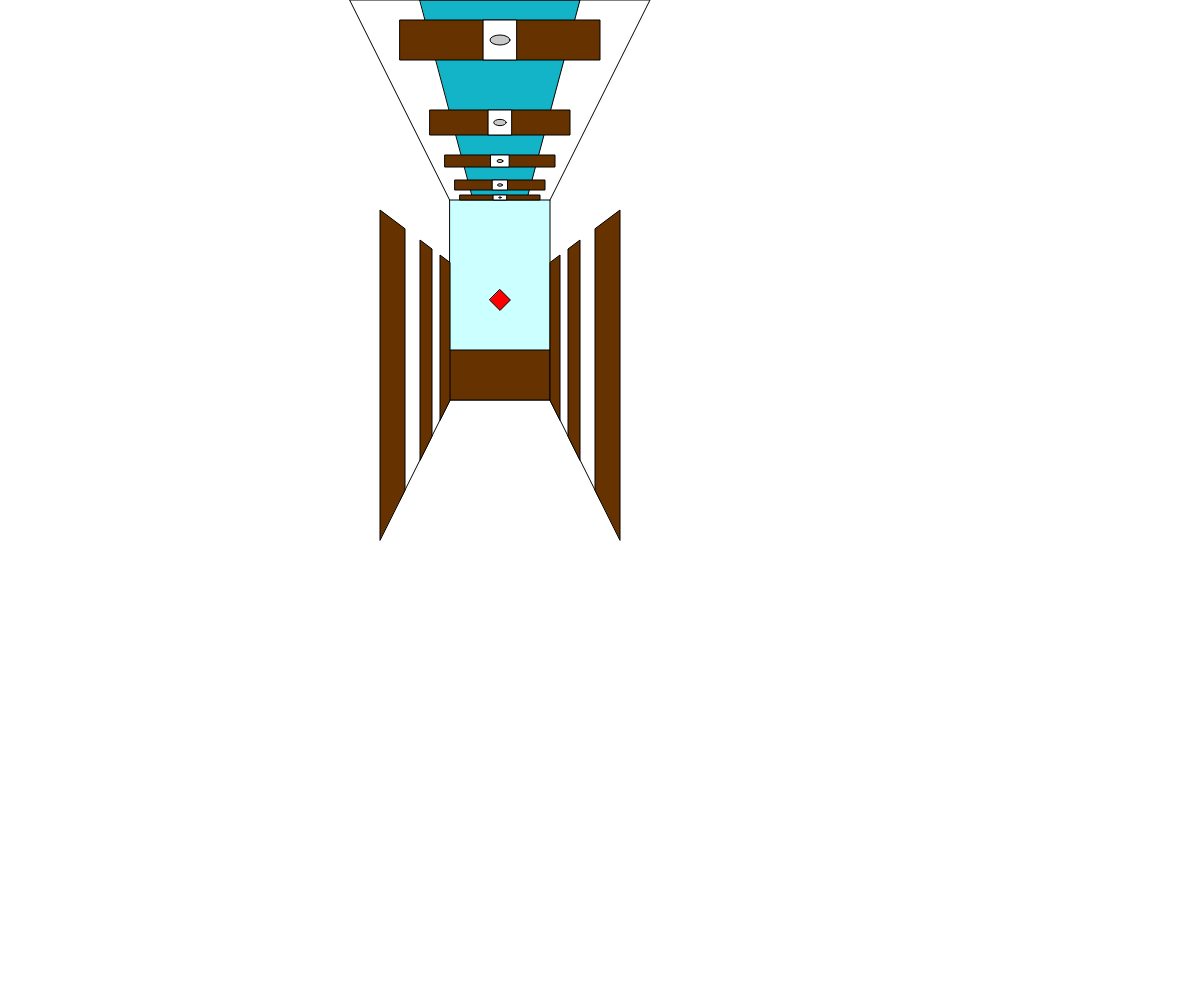
Frame 1 (no input)
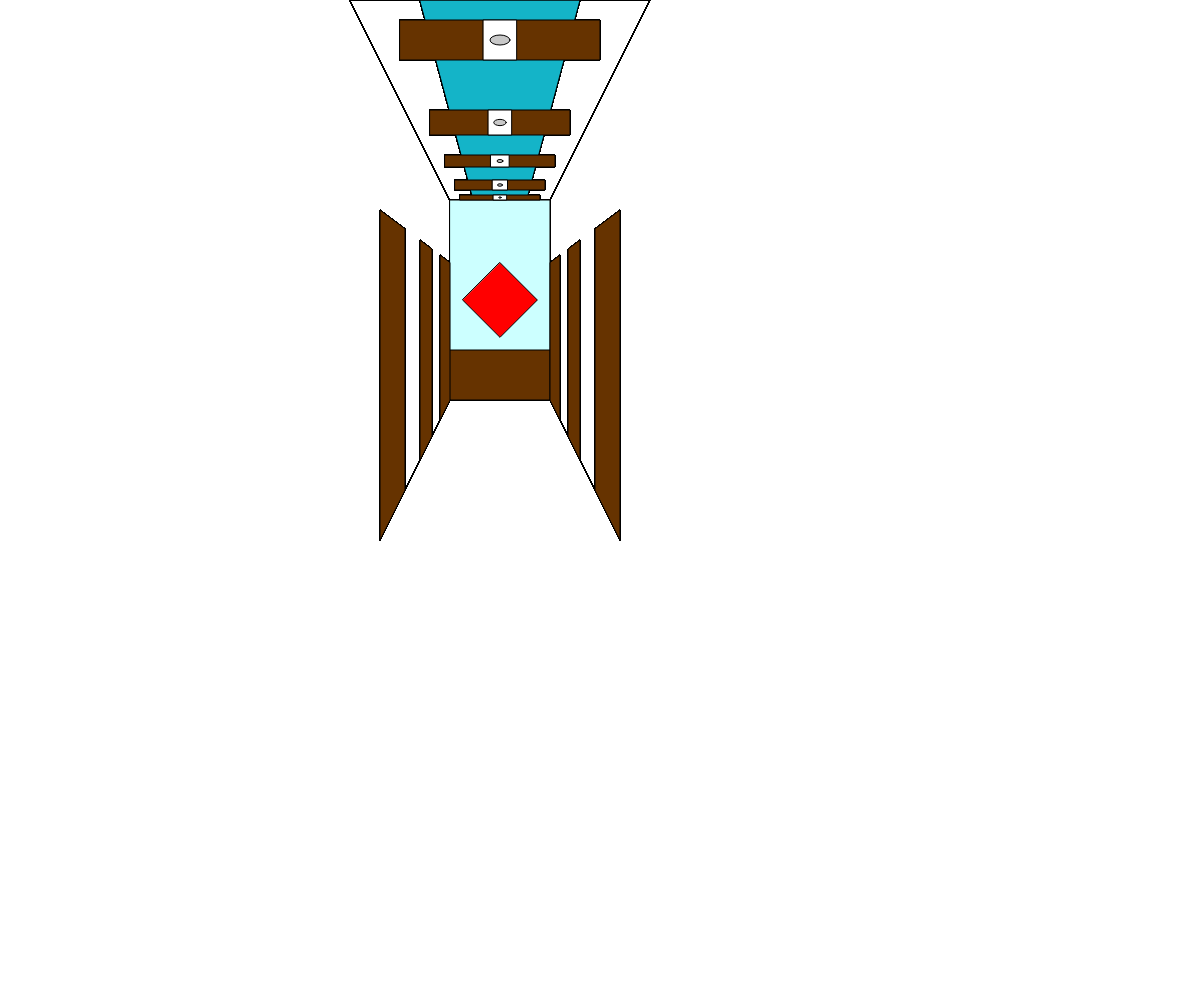
Frame 60 (no input)
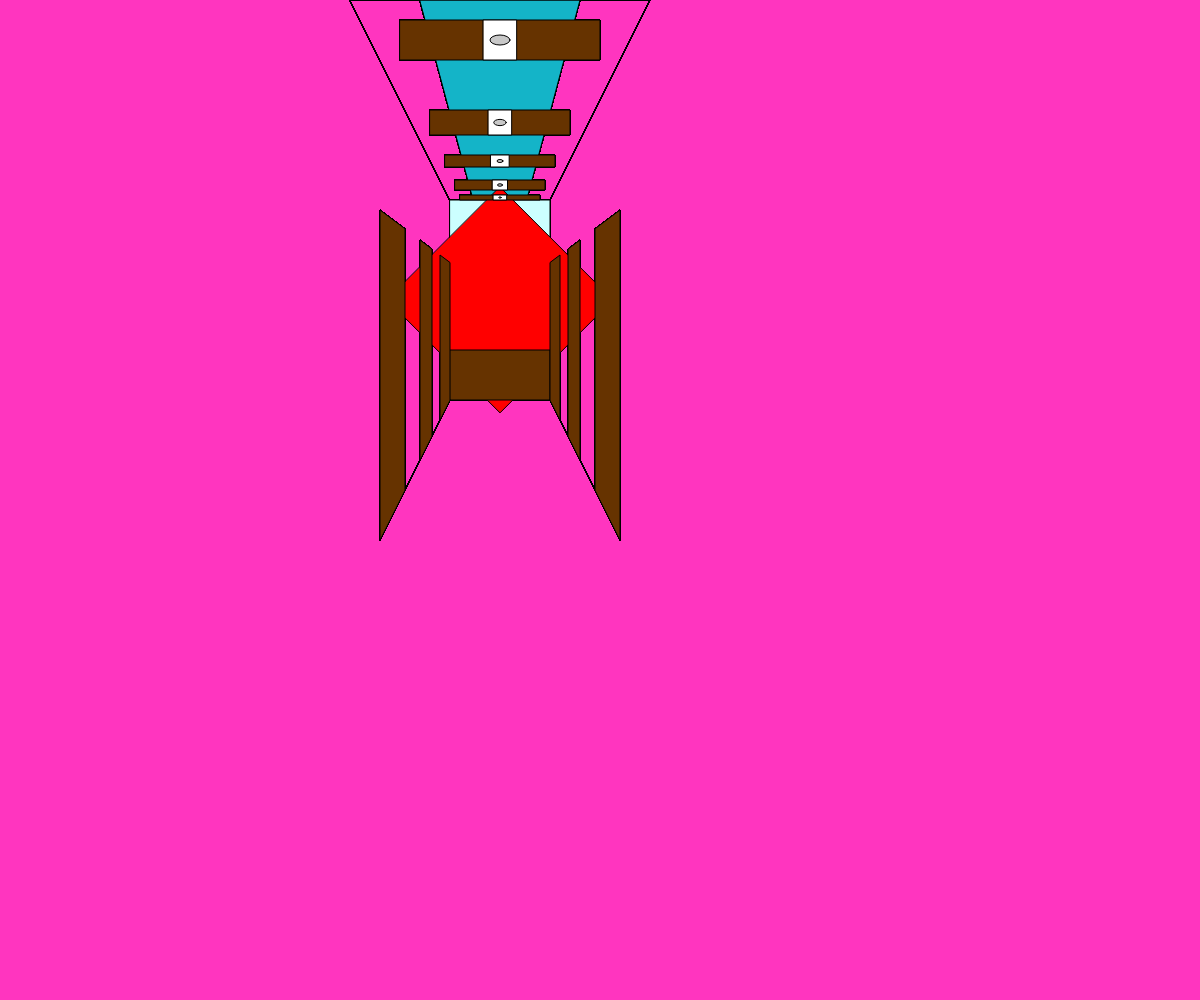
Frame 120 (the mouse pressed at the canvas centre since frame 60)

The p5.js sketch that drew these frames (run headless with seeded random() and noise() and a simulated clock; from frame 60 on, the mouse is pressed at the canvas centre):

// p5.js sketch
// ── sketch.js


function setup() {
    createCanvas(windowWidth, windowHeight);
}
    function mousePressed(){
      background(random(mouseX),random(255),random(255))
    }
    //background(250,200,30);
    
    function draw (){
   /* let o=mouseX
    let p=mouseY
    console.log(o,p)*/

      fill(20,180,200)
      triangle(420,0,580,0,500,300 );
    x=500,y=300 ;
    noFill()
      triangle(350,0,650,0,500,300);
      
      fill(204,255,255)
      rect(450,200,100,200);
    
      
    fill("red");
    q=10 + 40 * tan(frameCount / 100)
      quad(x-q,y,x,y+q,x+q,y,x,y-q);
      
    fill(102,51,0);
      rect(450,350,100,50);
   
      
      line(450,400,400,500);
      line(550,400,600,500);
    
    //draw ceiling with decorations together
    ceiling (430,110,140,25);	
    ceiling(445,155,110,12);
    ceiling(455,180,90,10);
    ceiling(460,195,80,5);
    ceiling(400,20,200,40);
  
    //doors with same angle
    door (60,10)
    door (80,12)
    door(120,25)
  }
  
  
    function ceiling(a,b,c,d) {
      fill (102,51,0);
      rect(a,b,c,d);
      fill (255);
      rect(500-c/12,b,c/6,d);
      fill (200);
      ellipse(500,b+d/2,d/2,d/4);
    }
  
   // door(A=length-from-doorEdge-to-x, B=doorWidth)
     function door(A,B,) {
    fill (102,51,0);
    //quad (downleft,upleft,upright,downright)
    //trigonometric function
    quad (x-A,y+A*2, x-A,y-A*3/4, x-(A-B),y-(A-B)*3/4, x-(A-B),y+(A-B)*2);
    quad (x+A,y+A*2, x+A,y-A*3/4, x+(A-B),y-(A-B)*3/4, x+(A-B),y+(A-B)*2);
    
  }
  
    
